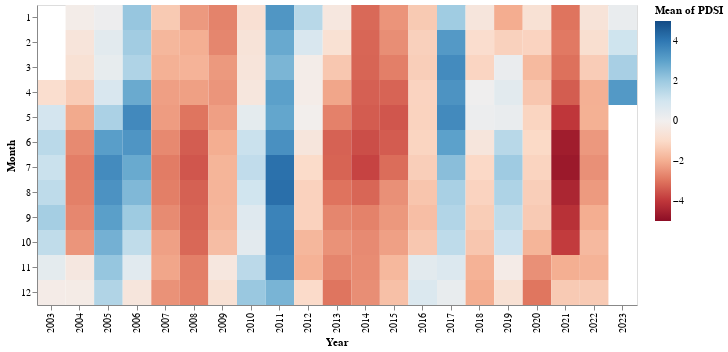

The notebook cell saved with this chart:
### Markdown cell above
Chart PDSI data as a calendar heatmap. Set observation year as the x-axis variable, month as y-axis, and PDSI value as color.

Note that Altair features a convenient [method for aggregating values within groups](https://altair-viz.github.io/user_guide/transform/aggregate.html) while encoding the chart (i.e., no need to create a new DataFrame). The mean aggregate transform is applied here because each month has three PDSI observations (year and month are the grouping factors).

Also note that a tooltip has been added to the chart; hovering over cells reveals the values of the selected variables.

### Code cell
alt.Chart(pdsi_df).mark_rect().encode(
    x='Year:O',
    y='Month:O',
    color=alt.Color(
        'mean(PDSI):Q', scale=alt.Scale(scheme='redblue', domain=(-5, 5))),
    tooltip=[
        alt.Tooltip('Year:O', title='Year'),
        alt.Tooltip('Month:O', title='Month'),
        alt.Tooltip('mean(PDSI):Q', title='PDSI')
    ]).properties(width=600, height=300)

### Figure 1 — Vega-Lite specification as saved in the notebook (floating-point values rounded to 4 significant figures; data arrays with more than 128 entries replaced by an {"elided": "..."} marker saying what was removed)
{"config": {"view": {"continuousWidth": 400, "continuousHeight": 300}}, "data": {"name": "data-a9d2883c06733354654f39a14231d3ec"}, "mark": "rect", "encoding": {"color": {"aggregate": "mean", "field": "PDSI", "scale": {"domain": [-5, 5], "scheme": "redblue"}, "type": "quantitative"}, "tooltip": [{"field": "Year", "title": "Year", "type": "ordinal"}, {"field": "Month", "title": "Month", "type": "ordinal"}, {"aggregate": "mean", "field": "PDSI", "title": "PDSI", "type": "quantitative"}], "x": {"field": "Year", "type": "ordinal"}, "y": {"field": "Month", "type": "ordinal"}}, "height": 300, "width": 600, "$schema": "https://vega.github.io/schema/vega-lite/v4.17.0.json", "datasets": {"data-a9d2883c06733354654f39a14231d3ec": {"elided": "1454 records"}}}
